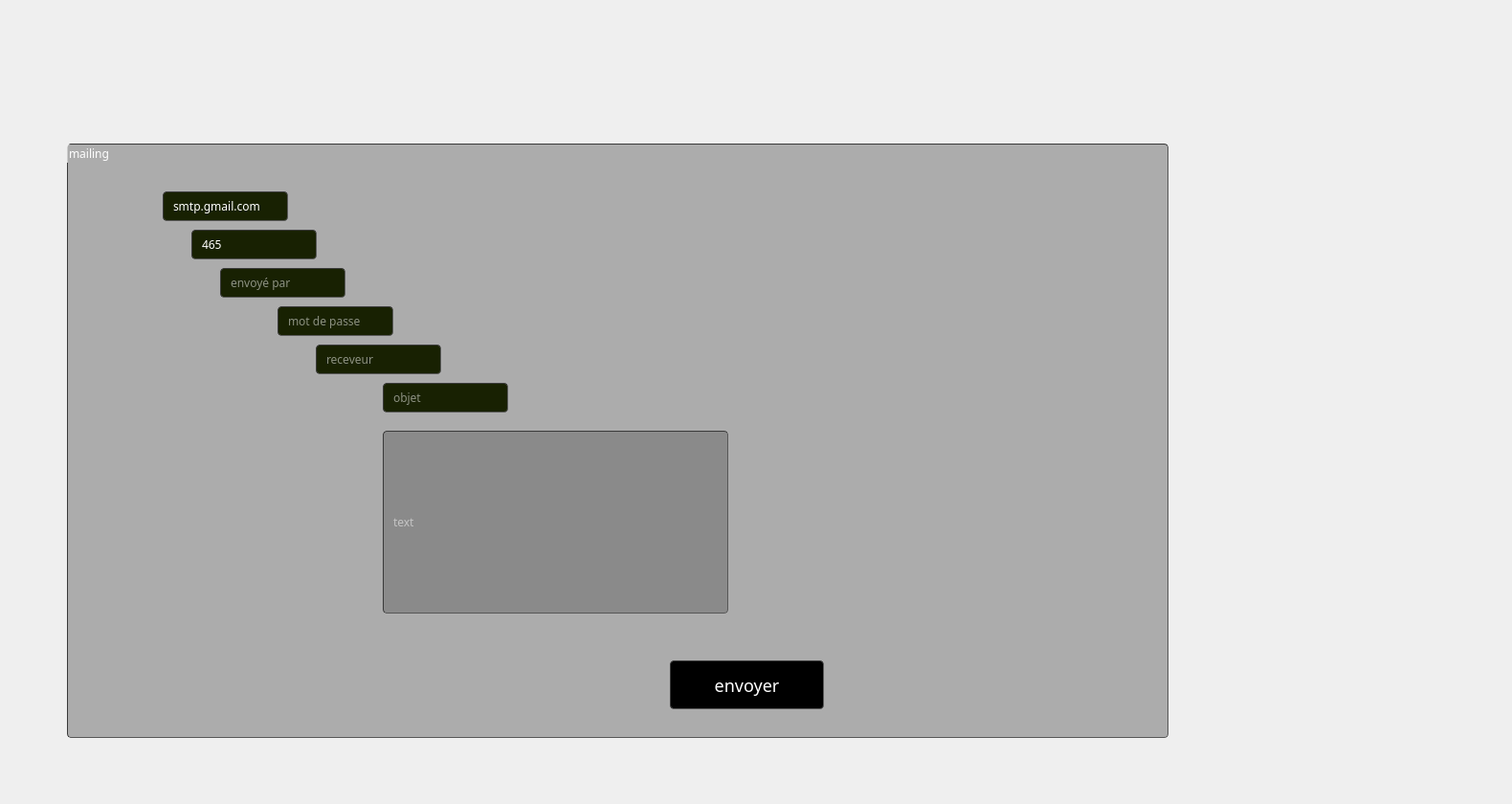
     <widget class="QWidget" name="tab_14">
      <attribute name="title">
       <string>mailing</string>
      </attribute>
      <widget class="QLabel" name="label_81">
       <property name="geometry">
        <rect>
         <x>0</x>
         <y>0</y>
         <width>1571</width>
         <height>831</height>
        </rect>
       </property>
       <property name="styleSheet">
        <string notr="true">border-image: url(:/img/img/lagou.jpg);</string>
       </property>
       <property name="text">
        <string/>
       </property>
      </widget>
      <widget class="QGroupBox" name="groupBox_12">
       <property name="geometry">
        <rect>
         <x>70</x>
         <y>150</y>
         <width>1151</width>
         <height>621</height>
        </rect>
       </property>
       <property name="styleSheet">
        <string notr="true">border-width: 1px; border-radius: 4px;
	border-color: rgb(58, 58, 58);
	border-style: inset;
	padding: 0 8px;
	color: rgb(255, 255, 255);
	
background-color:rgba(105, 105, 105,0.5);
	selection-background-color:#ffffff;
	selection-color:#ffffff;
font: 75 8pt &quot;MS Shell Dlg 2&quot;;
font-family: century gothic;</string>
       </property>
       <property name="title">
        <string>mailing</string>
       </property>
       <widget class="QPushButton" name="pushButton_maile">
        <property name="geometry">
         <rect>
          <x>630</x>
          <y>540</y>
          <width>161</width>
          <height>51</height>
         </rect>
        </property>
        <property name="styleSheet">
         <string notr="true">font: 75 8pt &quot;MS Shell Dlg 2&quot;;

background-color:rgb(0, 0, 0);
border-radius: 4px;
	border-color: rgb(58, 58, 58);
	border-style: inset;
font-family: century gothic;
font-size: 18px;
color: rgb(255, 255, 255);</string>
        </property>
        <property name="text">
         <string>envoyer</string>
        </property>
       </widget>
       <widget class="QLineEdit" name="lineEdit_467">
        <property name="geometry">
         <rect>
          <x>130</x>
          <y>90</y>
          <width>131</width>
          <height>31</height>
         </rect>
        </property>
        <property name="styleSheet">
         <string notr="true">border-width: 1px; border-radius: 4px;
	border-color: rgb(58, 58, 58);
	border-style: inset;
	padding: 0 8px;
	color: rgb(255, 255, 255);
	
background-color: rgb(24, 33, 2);
	selection-background-color:#ffffff;
	selection-color:#ffffff</string>
        </property>
        <property name="text">
         <string>465</string>
        </property>
       </widget>
       <widget class="QLineEdit" name="lineEdit_smtp_3">
        <property name="geometry">
         <rect>
          <x>100</x>
          <y>50</y>
          <width>131</width>
          <height>31</height>
         </rect>
        </property>
        <property name="styleSheet">
         <string notr="true">border-width: 1px; border-radius: 4px;
	border-color: rgb(58, 58, 58);
	border-style: inset;
	padding: 0 8px;
	color: rgb(255, 255, 255);
	
background-color: rgb(24, 33, 2);
	selection-background-color:#ffffff;
	selection-color:#ffffff</string>
        </property>
        <property name="text">
         <string>smtp.gmail.com</string>
        </property>
        <property name="dragEnabled">
         <bool>false</bool>
        </property>
       </widget>
       <widget class="QLineEdit" name="lineEdit_subject_3">
        <property name="geometry">
         <rect>
          <x>330</x>
          <y>250</y>
          <width>131</width>
          <height>31</height>
         </rect>
        </property>
        <property name="styleSheet">
         <string notr="true">border-width: 1px; border-radius: 4px;
	border-color: rgb(58, 58, 58);
	border-style: inset;
	padding: 0 8px;
	color: rgb(255, 255, 255);
	
background-color: rgb(24, 33, 2);
	selection-background-color:#ffffff;
	selection-color:#ffffff</string>
        </property>
        <property name="placeholderText">
         <string>objet</string>
        </property>
       </widget>
       <widget class="QLineEdit" name="lineEdit_pass_3">
        <property name="geometry">
         <rect>
          <x>220</x>
          <y>170</y>
          <width>121</width>
          <height>31</height>
         </rect>
        </property>
        <property name="styleSheet">
         <string notr="true">border-width: 1px; border-radius: 4px;
	border-color: rgb(58, 58, 58);
	border-style: inset;
	padding: 0 8px;
	color: rgb(255, 255, 255);
	
background-color: rgb(24, 33, 2);
	selection-background-color:#ffffff;
	selection-color:#ffffff</string>
        </property>
        <property name="echoMode">
         <enum>QLineEdit::Normal</enum>
        </property>
        <property name="placeholderText">
         <string>mot de passe</string>
        </property>
       </widget>
       <widget class="QLineEdit" name="lineEdit_recepiant_3">
        <property name="geometry">
         <rect>
          <x>260</x>
          <y>210</y>
          <width>131</width>
          <height>31</height>
         </rect>
        </property>
        <property name="styleSheet">
         <string notr="true">border-width: 1px; border-radius: 4px;
	border-color: rgb(58, 58, 58);
	border-style: inset;
	padding: 0 8px;
	color: rgb(255, 255, 255);
	
background-color: rgb(24, 33, 2);
	selection-background-color:#ffffff;
	selection-color:#ffffff</string>
        </property>
        <property name="placeholderText">
         <string>receveur</string>
        </property>
       </widget>
       <widget class="QLineEdit" name="lineEdit_sender_3">
        <property name="geometry">
         <rect>
          <x>160</x>
          <y>130</y>
          <width>131</width>
          <height>31</height>
         </rect>
        </property>
        <property name="styleSheet">
         <string notr="true">border-width: 1px; border-radius: 4px;
	border-color: rgb(58, 58, 58);
	border-style: inset;
	padding: 0 8px;
	color: rgb(255, 255, 255);
	
background-color: rgb(24, 33, 2);
	selection-background-color:#ffffff;
	selection-color:#ffffff</string>
        </property>
        <property name="placeholderText">
         <string>envoyé par</string>
        </property>
       </widget>
       <widget class="QLineEdit" name="lineEdit_text_3">
        <property name="geometry">
         <rect>
          <x>330</x>
          <y>300</y>
          <width>361</width>
          <height>191</height>
         </rect>
        </property>
        <property name="placeholderText">
         <string>text</string>
        </property>
       </widget>
      </widget>
     </widget>
